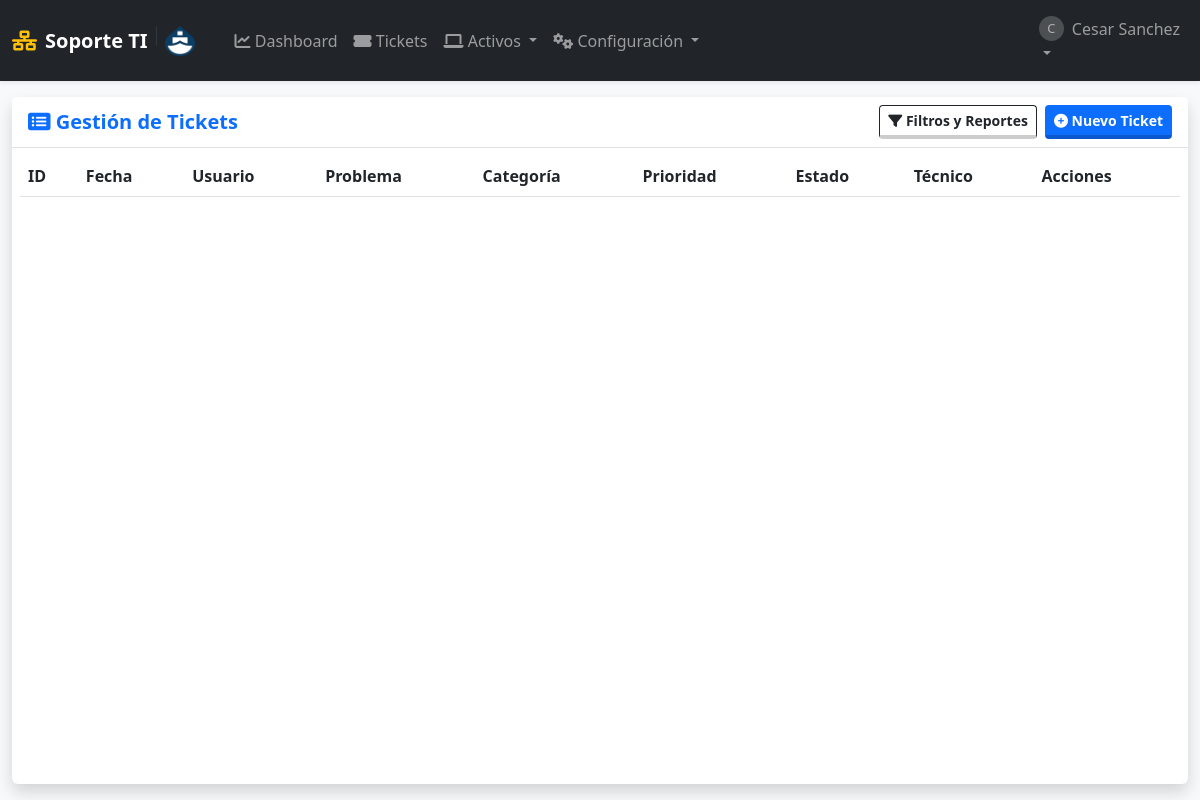
Before: /soportes?tecnico_id=54 (signed in) with the older database file.
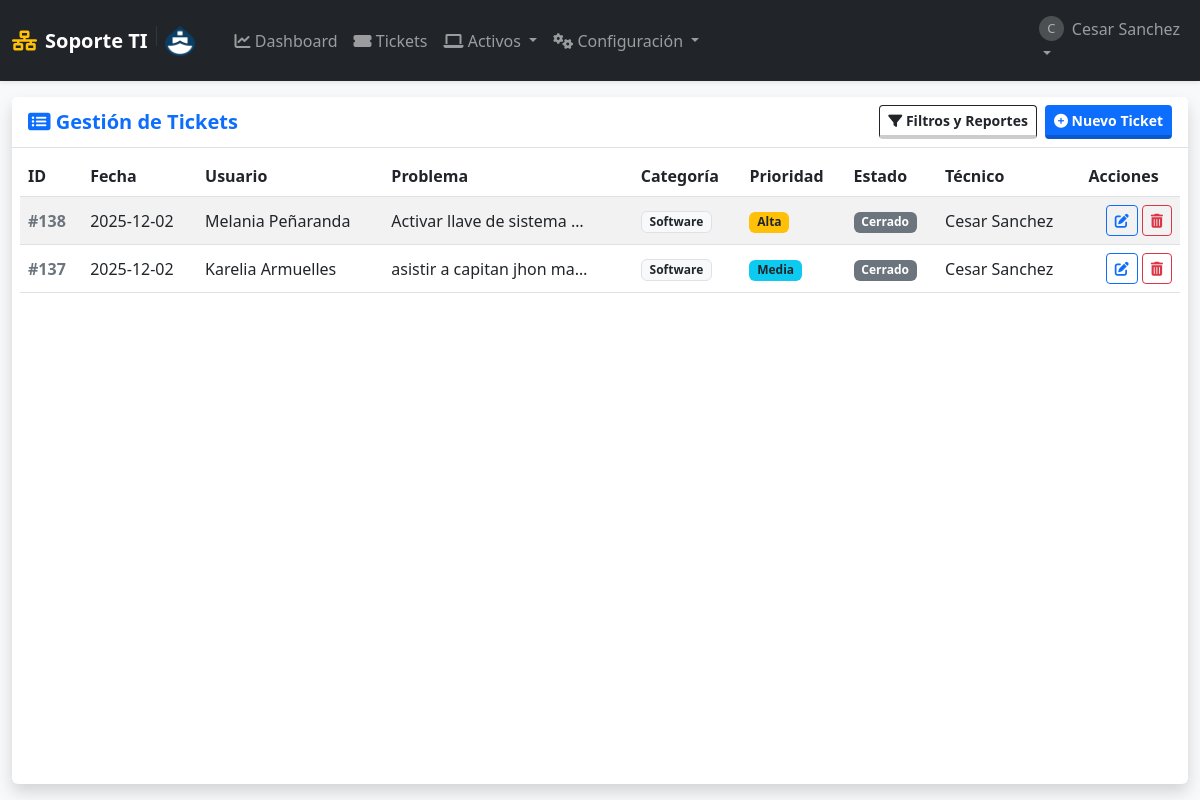
After: the same page with the newer database file.
### tables this page shows
CREATE TABLE soportes (
            id INTEGER PRIMARY KEY AUTOINCREMENT,
            fecha_creacion TIMESTAMP DEFAULT CURRENT_TIMESTAMP,
            
            usuario_id INTEGER NOT NULL,  -- Quién reporta
            tecnico_id INTEGER,           -- Quién atiende
            equipo_id INTEGER,            -- Equipo afectado (opcional)
            
            problema TEXT NOT NULL,
            descripcion_detallada TEXT,
            
            estado TEXT NOT NULL DEFAULT 'Abierto',
            prioridad TEXT NOT NULL DEFAULT 'Media',
            categoria TEXT NOT NULL DEFAULT 'Otro',
            
            solucion TEXT,
            fecha_inicio DATE,
            fecha_finalizacion DATE,
            
            FOREIGN KEY (usuario_id) REFERENCES usuarios (id) ON DELETE CASCADE,
            FOREIGN KEY (tecnico_id) REFERENCES usuarios (id) ON DELETE SET NULL,
            FOREIGN KEY (equipo_id) REFERENCES equipos (id) ON DELETE SET NULL
        );

CREATE TABLE usuarios (
            id INTEGER PRIMARY KEY AUTOINCREMENT,
            username TEXT UNIQUE NOT NULL,
            email TEXT UNIQUE,
            password_hash TEXT NOT NULL,
            role TEXT NOT NULL DEFAULT 'user' CHECK(role IN ('admin', 'user', 'tecnico')),
            departamento TEXT,
            fecha_creacion TIMESTAMP DEFAULT CURRENT_TIMESTAMP
        );

### app.py (the view)
@app.route('/soportes')
@login_required
def lista_soportes():
    db = get_db()
    f_inicio = request.args.get('fecha_inicio')
    f_fin = request.args.get('fecha_fin')
    f_categoria = request.args.get('categoria')
    f_prioridad = request.args.get('prioridad')
    f_estado = request.args.get('estado')
    f_tecnico = request.args.get('tecnico_id')
    query = """
        SELECT s.*, u.username as nombre_usuario, t.username as nombre_tecnico
        FROM soportes s
        JOIN usuarios u ON s.usuario_id = u.id
        LEFT JOIN usuarios t ON s.tecnico_id = t.id
        WHERE 1=1
    """
    params = []
    if session['role'] == 'user':
        query += " AND s.usuario_id = ?"
        params.append(session['user_id'])
    if f_inicio and f_fin:
        query += " AND date(s.fecha_creacion) BETWEEN ? AND ?"
        params.extend([f_inicio, f_fin])
    if f_categoria and f_categoria != 'Todos':
        query += " AND s.categoria = ?"
        params.append(f_categoria)
    if f_prioridad and f_prioridad != 'Todos':
        query += " AND s.prioridad = ?"
        params.append(f_prioridad)
    if f_estado and f_estado != 'Todos':
        query += " AND s.estado = ?"
        params.append(f_estado)
    if f_tecnico and f_tecnico != 'Todos':
        query += " AND s.tecnico_id = ?"
        params.append(f_tecnico)
    query += """ ORDER BY CASE WHEN s.estado IN ('Abierto', 'En Proceso') THEN 0 ELSE 1 END ASC, s.fecha_creacion DESC """
    tickets = db.execute(query, params).fetchall()
    tecnicos = db.execute("SELECT id, username FROM usuarios WHERE role IN ('admin', 'tecnico')").fetchall()
    return render_template('lista_soportes.html', soportes=tickets, tecnicos=tecnicos, categorias=CATEGORIAS, prioridades=PRIORIDADES, estados=ESTADOS)

### app.py (called while the page is built)
def get_db():
    if 'db' not in g:
        g.db = sqlite3.connect(app.config['DB_FILE'])
        g.db.row_factory = sqlite3.Row
        g.db.execute("PRAGMA foreign_keys = ON")
    return g.db

def login_required(f):
    @wraps(f)
    def decorated_function(*args, **kwargs):
        if 'user_id' not in session:
            flash('Por favor, inicia sesión.', 'warning')
            return redirect(url_for('login'))
        return f(*args, **kwargs)
    return decorated_function

### templates/lista_soportes.html (shortened to what the changed rows need)
{% extends "layout.html" %}
{% block content %}
<div class="card shadow h-100 border-0">
    <div class="card-body p-2">
        <table class="table table-striped table-hover tabla-enterprise w-100 align-middle">
            <thead>
                <tr>
                    <th>ID</th>
                    <th>Fecha</th>
                    <th>Usuario</th>
                    <th>Problema</th>
                    <th>Categoría</th>
                    <th>Prioridad</th>
                    <th>Estado</th>
                    <th>Técnico</th>
                    <th>Acciones</th>
                </tr>
            </thead>
            <tbody>
                {% for soporte in soportes %}
                <tr>
                    <td class="fw-bold text-secondary">#{{ soporte.id }}</td>
                    <td data-order="{{ soporte.fecha_creacion }}">
                        {{ soporte.fecha_creacion[:10] }}
                    </td>
                    <td>{{ soporte.nombre_usuario }}</td>
                    <td title="{{ soporte.problema }}">
                        <div style="max-width: 200px; white-space: nowrap; overflow: hidden; text-overflow: ellipsis;">
                            {{ soporte.problema }}
                        </div>
                    </td>
                    <td><span class="badge bg-light text-dark border">{{ soporte.categoria }}</span></td>
                    <td>
                        {% if soporte.prioridad == 'Urgente' %}<span class="badge bg-danger">Urgente</span>
                        {% elif soporte.prioridad == 'Alta' %}<span class="badge bg-warning text-dark">Alta</span>
                        {% else %}<span class="badge bg-info text-dark">{{ soporte.prioridad }}</span>
                        {% endif %}
                    </td>
                    <td>
                        {% if soporte.estado == 'Abierto' %}<span class="badge bg-success">Abierto</span>
                        {% elif soporte.estado == 'En Proceso' %}<span class="badge bg-primary">En Proceso</span>
                        {% elif soporte.estado == 'Resuelto' %}<span class="badge bg-info">Resuelto</span>
                        {% else %}<span class="badge bg-secondary">Cerrado</span>
                        {% endif %}
                    </td>
                    <td>{{ soporte.nombre_tecnico or '' }}</td>
                    <td class="text-end">
                        <div class="d-flex gap-1 justify-content-end">
                            {% if session['role'] in ['admin', 'tecnico'] or session['user_id'] == soporte.usuario_id %}
                                <a href="{{ url_for('editar', ticket_id=soporte.id) }}" class="btn btn-outline-primary btn-sm" title="Ver/Editar">
                                    <i class="fas fa-edit"></i>
                                </a>
                            {% endif %}
                            {% if session['role'] == 'admin' %}
                                <form action="{{ url_for('eliminar_soporte', ticket_id=soporte.id) }}" method="POST" onsubmit="return confirm('⚠️ ¿Eliminar Ticket #{{ soporte.id }}?\nEsta acción es irreversible.');">
                                    <button class="btn btn-outline-danger btn-sm" title="Eliminar Ticket">
                                        <i class="fas fa-trash-alt"></i>
                                    </button>
                                </form>
                            {% endif %}
                        </div>
                    </td>
                </tr>
                {% endfor %}
            </tbody>
        </table>
    </div>
</div>
{% endblock %}

Changed rows visible on the page:
added soportes: id "138", fecha_creacion "2025-12-02", nombre_usuario "Melania Peñaranda", problema "Activar llave de sistema…", categoria "Software", prioridad "Alta", estado "Cerrado", username "Cesar Sanchez"
added soportes: id "137", fecha_creacion "2025-12-02", nombre_usuario "Karelia Armuelles", problema "asistir a capitan jhon ma…", categoria "Software", prioridad "Media", estado "Cerrado", username "Cesar Sanchez"
